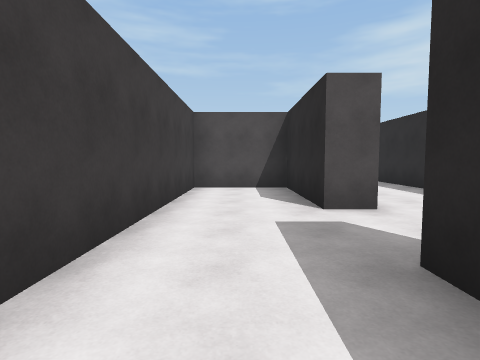
[1] (above)

23 first-person views from a walk through a Unity game level. The camera is 1.4 m above the floor, tilts 4° down and sees 80° across. The floor is counted in squares, 2 m on a side. Each view is taken from the middle of a square. On the plan, view 1 faces up. The plan holds only what a view shows up to about 10 squares ahead; the rest is blank. The place goes on beyond the plan. The player is left out.

[2]
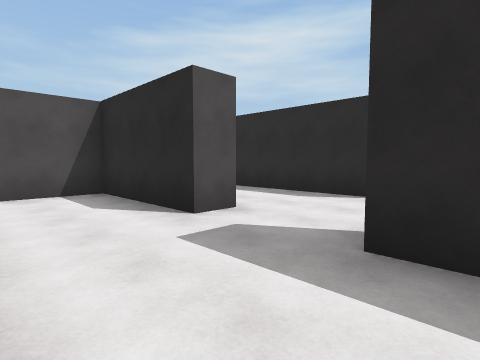

[3]
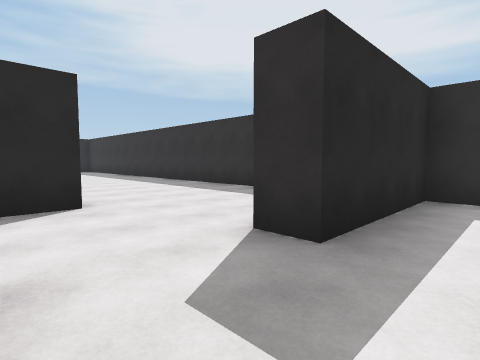

[4]
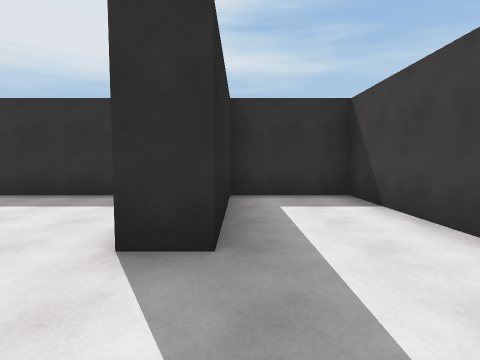

[5]
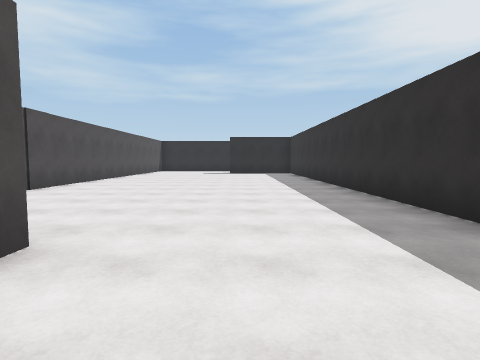

[6]
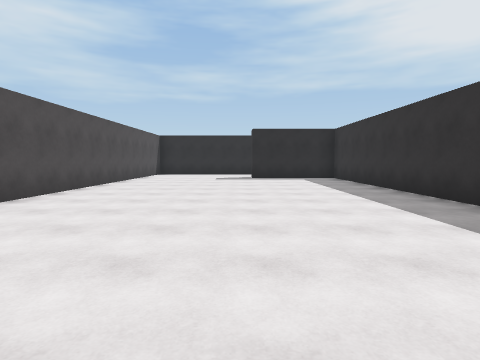

[7]
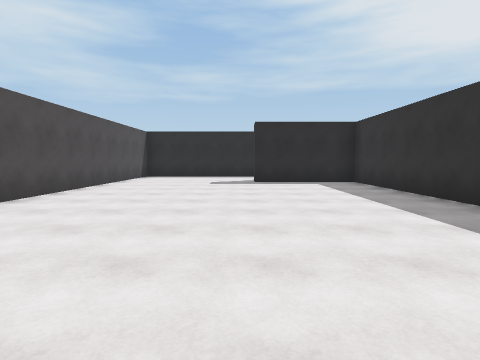

[8]
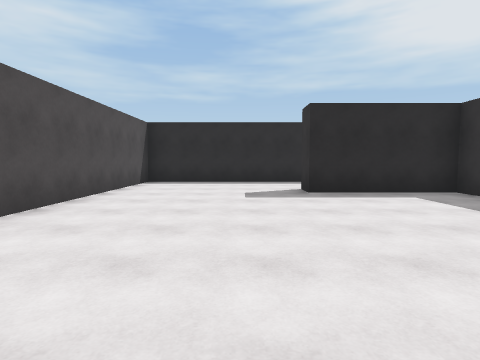

[9]
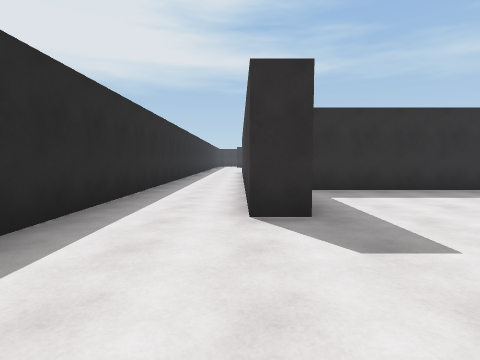

[10]
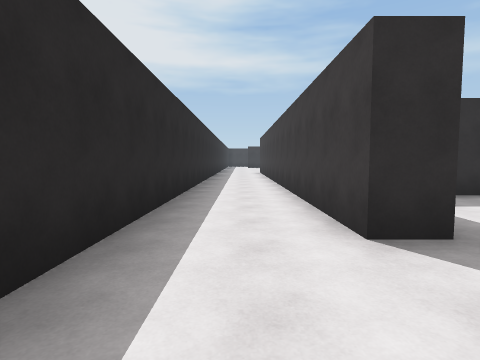

[11]
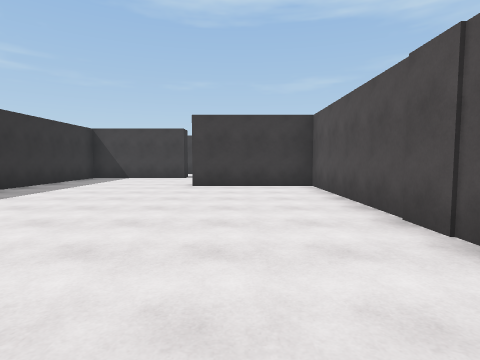

[12]
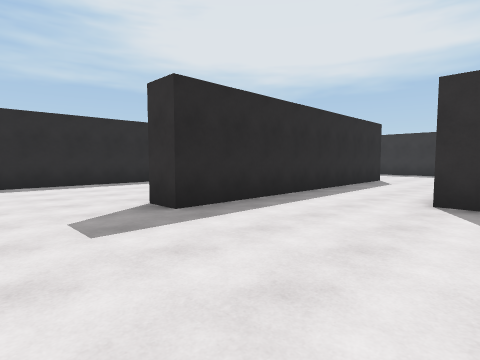

[13]
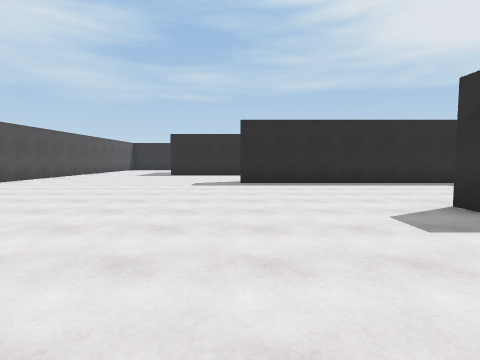

[14]
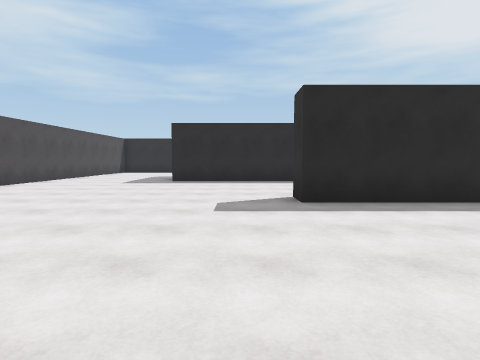

[15]
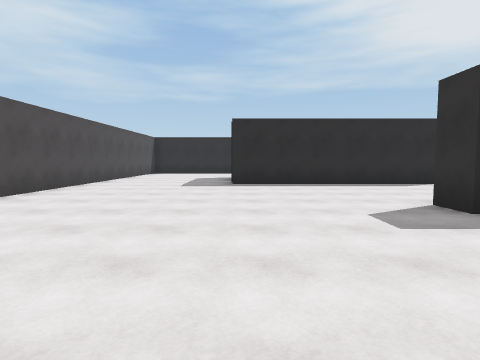

[16]
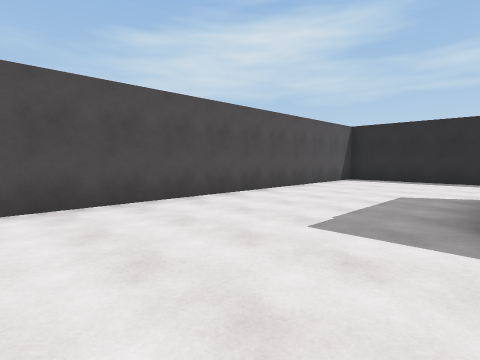

[17]
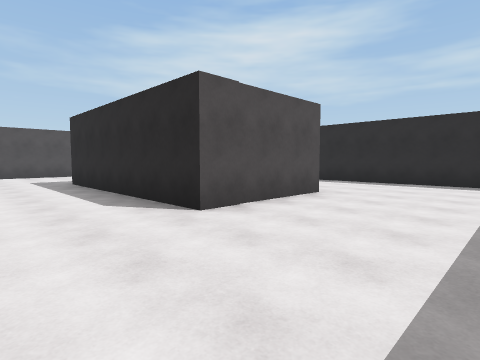

[18]
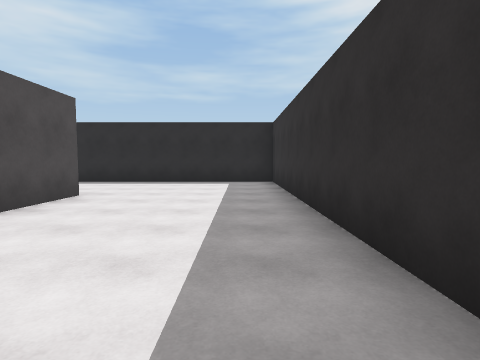

[19]
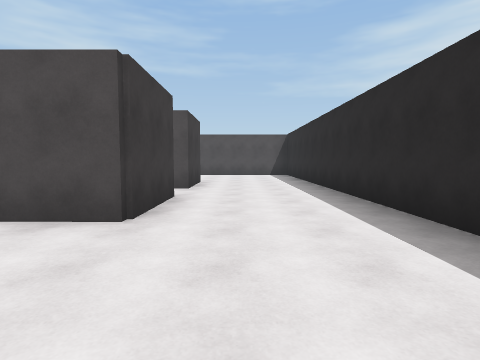

[20]
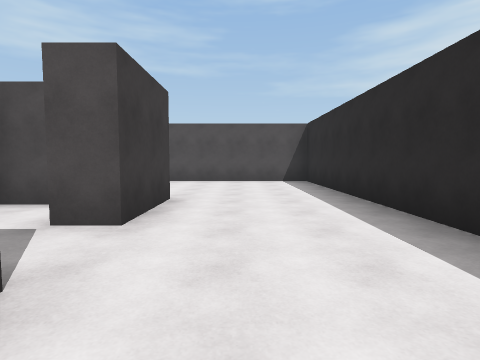

[21]
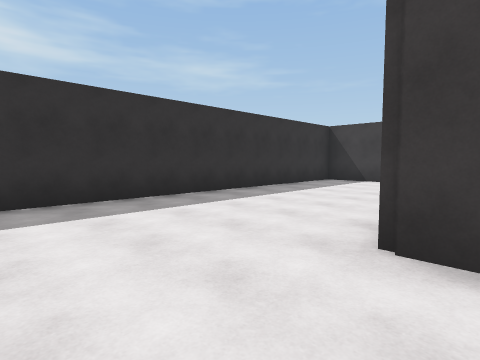

[22]
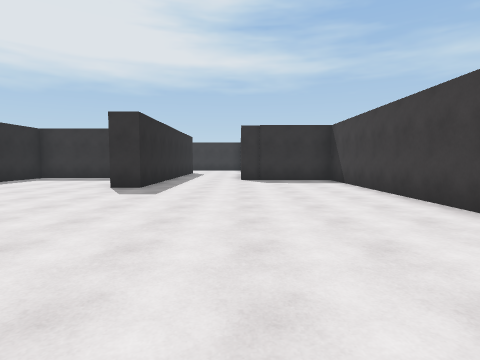

[23]
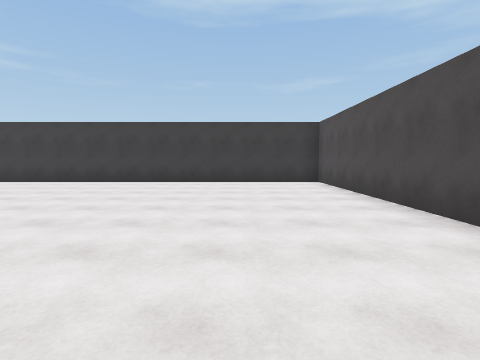

### Floor plan
Ten units are one square. View 1 is at (0, 0); x grows to the right and y downward. Boxes are objects, and circles mark ways between rooms. Rooms are numbered by the first view taken in them; rooms with no view inside come last. Other rooms are left out.
<svg viewBox="-17 -220 234 250">
<path fill="none" stroke="#000" d="M20 -40 12 -40 12 -73 -12 -73 -12 17 12 17 12 -18 20 -18M45 -26 45 -36M212 25 212 -59 53 -59 53 -26M30 17 181 17 181 -15 189 -15 189 25M104 -88 104 -74M97 -74 97 -140 105 -140M109 -69 212 -69 212 -215 99 -215M177 -135 177 -112 144 -112 144 -172M177 -172 177 -150 169 -150M51 -215 -12 -215 -12 -80 20 -80M45 -36 45 -108 54 -108"/>
<circle cx="33" cy="-20" r="3" fill="#2a7"/>
<circle cx="35" cy="-40" r="3" fill="#2a7"/>
<text x="10" y="-30">1</text>
<text x="130" y="-20">2</text>
<text x="100" y="-140">3</text>
</svg>
Room 1 opens to room 2. Room 1 opens to room 3.

Where each view was taken, in squares from view 1:
view 1: 0 up, 0 right, facing up
view 2: 1 up, 1 left, facing up-right
view 3: 4 up, 0 right, facing down-right
view 4: 4 up, 1 right, facing down
view 5: 1 up, 3 right, facing right
view 6: 2 up, 7 right, facing right
view 7: 2 up, 9 right, facing right
view 8: 3 up, 12 right, facing right
view 9: 5 up, 19 right, facing down
view 10: 4 up, 20 right, facing down
view 11: 4 up, 13 right, facing left
view 12: 13 up, 1 right, facing down-right
view 13: 14 up, 1 right, facing right
view 14: 15 up, 5 right, facing right
view 15: 17 up, 6 right, facing right
view 16: 17 up, 11 right, facing up-right
view 17: 8 up, 12 right, facing up-right
view 18: 8 up, 12 right, facing right
view 19: 8 up, 19 right, facing up
view 20: 12 up, 19 right, facing up
view 21: 12 up, 20 right, facing down-left
view 22: 18 up, 2 right, facing down
view 23: 19 up, 8 right, facing left
